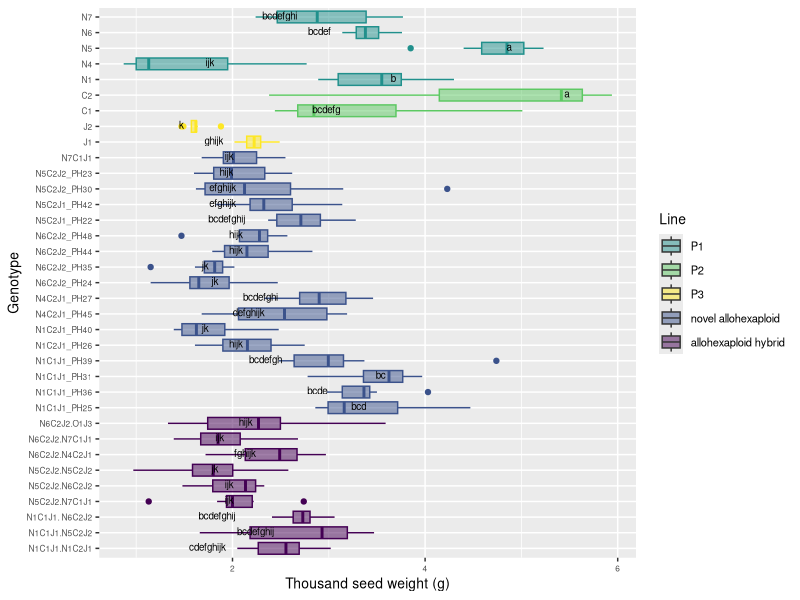

Write the R code that produced this figure.
# Comparison 2XY: Novel allohexaploids

#load packages 
install.packages("multcompView")
install.packages("viridis")
library(viridis)

library(tidyverse)
library(dplyr)
library(ggplot2)
library(ggpubr)
library(datasets)
library(multcompView)


# vollständige Rohdatentabelle laden ######
getwd()
DATA <- read_csv("EPPN raw data complete 220419.csv")
View(DATA)


#drop first column
DATA = DATA[,2:37]
View(DATA)

#Comparison 2XY	einschließlich JO allohexaploids
# Aim: to determine if the NCJ allohexaploids have more similarity to each other than to their parent genotypes 

#### subsetting #####
#IMPORTANT: N5C2J2.N5C2J1_PH43 has only one parent genotype: N5C2J2 (PH30 and PH23), 
# N5C2J1_PH42 wieder drin

comp_2X4 <- DATA[DATA$Genotype %in% c("N5", "N6", "N1", "N4", "N7","C1", "C2", "J1", "J2", 
                                      
                                      "N6C2J2_PH24", "N6C2J2_PH35", "N6C2J2_PH44", "N6C2J2_PH48", 
                                     "N5C2J1_PH22", "N5C2J1_PH42", "N5C2J2_PH30", "N5C2J2_PH23", "N1C1J1_PH25", "N1C1J1_PH36", 
                                     "N1C1J1_PH31", "N1C1J1_PH39", "N1C2J1_PH26", "N1C2J1_PH40", "N4C2J1_PH45",
                                     "N4C2J1_PH27", "N7C1J1",
                                     
                                     "N1C1J1.N5C2J2", "N6C2J2.N7C1J1", "N5C2J2.N7C1J1", "N1C1J1. N6C2J2",
                                     "N5C2J2.N6C2J2","N1C1J1.N1C2J1", "N5C2J2.N5C2J2", "N6C2J2.N4C2J1", "N6C2J2.O1J3"), ]
head(comp_2X4)
View(comp_2X4)

#create column giving generation###############################################
#N5C2J1_PH42 wieder drin ######################################################## 
comp_2X4 <- comp_2X4 %>%
  mutate(Line = case_when(
  Genotype == "N1" ~ "P1",
  Genotype == "N4" ~ "P1",
  Genotype == "N5" ~ "P1",
  Genotype == "N6" ~ "P1",
  Genotype == "N7" ~ "P1",
  Genotype == "C1" ~ "P2",
  Genotype == "C2" ~ "P2",
  Genotype == "J1" ~ "P3",
  Genotype == "J2" ~ "P3",
  Genotype == "N5C2J1_PH22" ~ "novel allohexaploid",
  Genotype == "N5C2J1_PH42" ~ "novel allohexaploid",
  Genotype == "N5C2J2_PH23" ~ "novel allohexaploid",
  Genotype == "N6C2J2_PH24" ~ "novel allohexaploid",
  Genotype == "N1C1J1_PH25" ~ "novel allohexaploid",
  Genotype == "N1C2J1_PH26" ~ "novel allohexaploid",
  Genotype == "N4C2J1_PH27" ~ "novel allohexaploid",
  Genotype == "N5C2J2_PH30" ~ "novel allohexaploid",
  Genotype == "N1C1J1_PH31" ~ "novel allohexaploid",
  Genotype == "N6C2J2_PH35" ~ "novel allohexaploid",
  Genotype == "N1C1J1_PH36" ~ "novel allohexaploid",
  Genotype == "N1C1J1_PH39" ~ "novel allohexaploid",
  Genotype == "N1C2J1_PH40" ~ "novel allohexaploid",
  Genotype == "N6C2J2_PH44" ~ "novel allohexaploid",
  Genotype == "N4C2J1_PH45" ~ "novel allohexaploid",
  Genotype == "N6C2J2_PH48" ~ "novel allohexaploid",
  Genotype == "N7C1J1" ~ "novel allohexaploid",
  Genotype == "N1C1J1.N5C2J2" ~ "allohexaploid hybrid",
  Genotype == "N1C1J1.N1C2J1" ~ "allohexaploid hybrid",
  Genotype == "N5C2J2.N7C1J1" ~ "allohexaploid hybrid",
  Genotype == "N5C2J2.N5C2J2" ~ "allohexaploid hybrid",
  Genotype == "N1C1J1. N6C2J2" ~ "allohexaploid hybrid",
  Genotype == "N5C2J2.N6C2J2" ~ "allohexaploid hybrid",
  Genotype == "N6C2J2.O1J3" ~ "allohexaploid hybrid",
  Genotype == "N6C2J2.N4C2J1" ~ "allohexaploid hybrid",
  Genotype == "N6C2J2.N7C1J1" ~ "allohexaploid hybrid"))
view(comp_2X4)

# ANOVA, Tukey & Boxplot with CLD according to Rosane Rech##########################################################
# loading the appropriate libraries
library(datasets)

#remove previous objects
rm(anova)
rm(tukey)
rm(cld)
rm(Tk)

# analysis of variance
anova <- aov(TGW_g ~ Genotype, data = comp_2X4)
summary(anova)

# Tukey's test
tukey <- TukeyHSD(anova)
print(tukey)

# compact letter display
cld <- multcompLetters4(anova, tukey)
print(cld)

# table with factors and 3rd quantile
Tk <- group_by(comp_2X4, Genotype) %>%
  summarise(mean = round(mean(TGW_g, na.rm = TRUE), digits = 1), quant = round(quantile(TGW_g, probs = 0.75, na.rm = TRUE), digits = 1)) %>%
  arrange(desc(mean)) #WICHTIG: arrange(desc(mean)) muss hier rein!!!

# extracting the compact letter display and adding to the Tk table
cld <- as.data.frame.list(cld$Genotype)
Tk$cld <- cld$Letters
print(Tk) # print dient der Überprüfung: Mittelwerte und Letter code 
# in der gleichen Reihenfolge angeordnet?


#create column giving generation###############################################
#N5C2J1_PH42 wieder drin ########################################################
ANOVA_Tukey_2X4 <- Tk %>%
  mutate(Line = case_when(
    Genotype == "N1" ~ "P1",
    Genotype == "N4" ~ "P1",
    Genotype == "N5" ~ "P1",
    Genotype == "N6" ~ "P1",
    Genotype == "N7" ~ "P1",
    Genotype == "C1" ~ "P2",
    Genotype == "C2" ~ "P2",
    Genotype == "J1" ~ "P3",
    Genotype == "J2" ~ "P3",
    Genotype == "N5C2J1_PH22" ~ "novel allohexaploid",
    Genotype == "N5C2J1_PH42" ~ "novel allohexaploid",
    Genotype == "N5C2J2_PH23" ~ "novel allohexaploid",
    Genotype == "N6C2J2_PH24" ~ "novel allohexaploid",
    Genotype == "N1C1J1_PH25" ~ "novel allohexaploid",
    Genotype == "N1C2J1_PH26" ~ "novel allohexaploid",
    Genotype == "N4C2J1_PH27" ~ "novel allohexaploid",
    Genotype == "N5C2J2_PH30" ~ "novel allohexaploid",
    Genotype == "N1C1J1_PH31" ~ "novel allohexaploid",
    Genotype == "N6C2J2_PH35" ~ "novel allohexaploid",
    Genotype == "N1C1J1_PH36" ~ "novel allohexaploid",
    Genotype == "N1C1J1_PH39" ~ "novel allohexaploid",
    Genotype == "N1C2J1_PH40" ~ "novel allohexaploid",
    Genotype == "N6C2J2_PH44" ~ "novel allohexaploid",
    Genotype == "N4C2J1_PH45" ~ "novel allohexaploid",
    Genotype == "N6C2J2_PH48" ~ "novel allohexaploid",
    Genotype == "N7C1J1" ~ "novel allohexaploid",
    Genotype == "N1C1J1.N5C2J2" ~ "allohexaploid hybrid",
    Genotype == "N1C1J1.N1C2J1" ~ "allohexaploid hybrid",
    Genotype == "N5C2J2.N7C1J1" ~ "allohexaploid hybrid",
    Genotype == "N5C2J2.N5C2J2" ~ "allohexaploid hybrid",
    Genotype == "N1C1J1. N6C2J2" ~ "allohexaploid hybrid",
    Genotype == "N5C2J2.N6C2J2" ~ "allohexaploid hybrid",
    Genotype == "N6C2J2.O1J3" ~ "allohexaploid hybrid",
    Genotype == "N6C2J2.N4C2J1" ~ "allohexaploid hybrid",
    Genotype == "N6C2J2.N7C1J1" ~ "allohexaploid hybrid"))

view(ANOVA_Tukey_2X4)

# Reorder factor levels in comp_2X4
#N5C2J1_PH42 removed!!!##
comp_2X4ord <- comp_2X4                             
comp_2X4ord$Genotype <- factor(comp_2X4ord$Genotype,     
                                levels = c("N1C1J1.N1C2J1", "N1C1J1.N5C2J2", "N1C1J1. N6C2J2", 
                                           "N5C2J2.N7C1J1", "N5C2J2.N6C2J2", "N5C2J2.N5C2J2", 
                                           "N6C2J2.N4C2J1", "N6C2J2.N7C1J1", "N6C2J2.O1J3",
                                           
                                           "N1C1J1_PH25", "N1C1J1_PH36","N1C1J1_PH31", "N1C1J1_PH39", 
                                           "N1C2J1_PH26", "N1C2J1_PH40", 
                                           "N4C2J1_PH45","N4C2J1_PH27",
                                           "N6C2J2_PH24", "N6C2J2_PH35", "N6C2J2_PH44", "N6C2J2_PH48", 
                                           "N5C2J1_PH22", "N5C2J1_PH42",
                                           "N5C2J2_PH30", "N5C2J2_PH23", 
                                           "N7C1J1",
                                           
                                           "J1", "J2", "C1", "C2", "N1", "N4", "N5", "N6", "N7"))

ANOVA_Tukey_2X4ord <- ANOVA_Tukey_2X4
ANOVA_Tukey_2X4ord$Genotype <- factor(ANOVA_Tukey_2X4ord$Genotype,     
                                  levels = c("N1C1J1.N1C2J1", "N1C1J1.N5C2J2", "N1C1J1. N6C2J2", 
                                             "N5C2J2.N7C1J1", "N5C2J2.N6C2J2", "N5C2J2.N5C2J2", 
                                             "N6C2J2.N4C2J1", "N6C2J2.N7C1J1", "N6C2J2.O1J3",
                                             
                                             "N1C1J1_PH25", "N1C1J1_PH36","N1C1J1_PH31", "N1C1J1_PH39", 
                                             "N1C2J1_PH26", "N1C2J1_PH40", 
                                             "N4C2J1_PH45","N4C2J1_PH27",
                                             "N6C2J2_PH24", "N6C2J2_PH35", "N6C2J2_PH44", "N6C2J2_PH48", 
                                             "N5C2J1_PH22", "N5C2J1_PH42",
                                             "N5C2J2_PH30", "N5C2J2_PH23", 
                                             "N7C1J1",
                                             
                                             "J1", "J2", "C1", "C2", "N1", "N4", "N5", "N6", "N7"))


#boxplot TGW_g 2X4
ggplot(comp_2X4ord, aes(Genotype, TGW_g, fill = Line, color = Line)) + 
  geom_boxplot() +
  labs(x="Genotype", y="Thousand seed weight (g)") +
  geom_text(data = ANOVA_Tukey_2X4, aes(x = Genotype, y = quant, label = cld), color = "black", size = 2.5, vjust = 0.3, hjust = 3) +
  coord_flip() +
  theme(axis.title = element_text(size = 14),
        legend.text = element_text(size = 8),
        legend.title = element_text(size = 10),
        axis.title.x = element_text(size = 10),
        axis.title.y = element_text(size = 10),
        axis.text.x = element_text(size = 6),
        axis.text.y = element_text(size = 6)) +
  scale_color_viridis(discrete = TRUE, option = "D", direction = 1, alpha = 1, guide = "none") +  #legend removed by guide = "none" 
  scale_fill_viridis(discrete = TRUE, option = "D", direction = 1, alpha = 0.5,
                     breaks=c("P1", "P2", "P3", "novel allohexaploid", "allohexaploid hybrid"),
                     labels=c("P1", "P2", "P3", "novel allohexaploid", "allohexaploid hybrid")) ##reorder legend labels!
